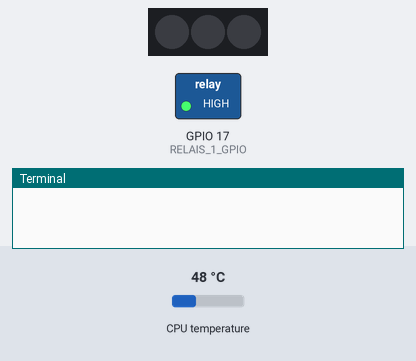
A program run on a simulated Raspberry Pi (BCM pin numbers). Shown: 3 RGB LEDs in strip order, left to right, switched loads named in the program (green lamp = pin HIGH), the last lines printed to the terminal. Inputs (shaded band) come from the test bench; at power-on: CPU temperature 48 °C. Dim RGB values are drawn brighter than linear; the clock reads 2024-03-15 10:24:30 at power-on unless the program sets it.

Above: at 17.1 s.
17.2 s: CPU temperature set to 44 °C
At 23.2 s:
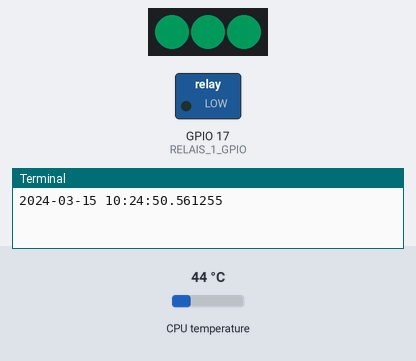
31.1 s: CPU temperature set to 58 °C
At 36.6 s:
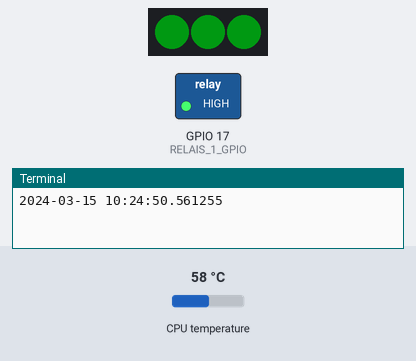
45.0 s: CPU temperature set to 31 °C
At 61.7 s:
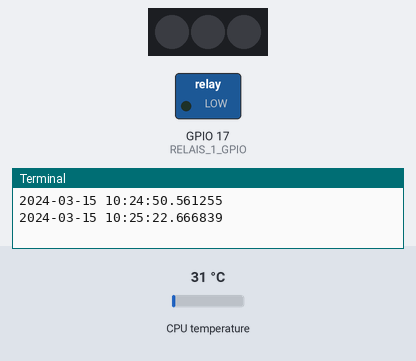
Timing chart, 0 to 63.2 s (numbered marks = the images above; inputs shaded):
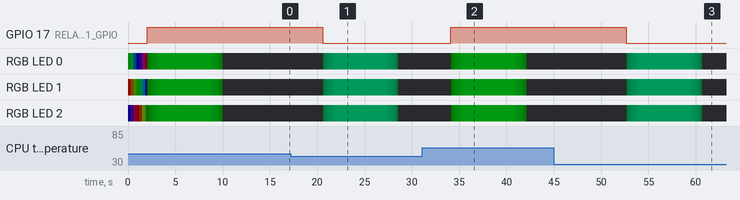

Measured:
- the behaviour switches between 46 and 45 °C on CPU temperature (found by bisection; images 0 and 1)
- after the input at 17.2 s, GPIO 17 (RELAIS_1_GPIO): HIGH → LOW after 3.4 s
- after the input at 31.1 s, GPIO 17 (RELAIS_1_GPIO): LOW → HIGH after 3.0 s
- after the input at 45.0 s, GPIO 17 (RELAIS_1_GPIO): HIGH → LOW after 7.7 s

The program:

temperature.py
```python
from time import sleep, strftime
import time
import datetime
from gpiozero import CPUTemperature
import board
import neopixel
import numpy as np
import RPi.GPIO as GPIO

GPIO.setmode(GPIO.BCM) # GPIO Numbers instead of board numbers
RELAIS_1_GPIO = 17 # Select relay GPIO Pin
GPIO.setup(RELAIS_1_GPIO, GPIO.OUT) # GPIO Assign mode
GPIO.output(RELAIS_1_GPIO, GPIO.LOW) # Start GPIO off mode

pixel_pin = board.D18 # Select Strip GPIO
num_pixels = 3
ORDER = neopixel.RGB # Options RGB, GRB or RGBW, GRBW
pixels = neopixel.NeoPixel(
    pixel_pin, num_pixels, brightness=0.04, auto_write=False, pixel_order=ORDER
)
# Comment this line out if you have RGBW/GRBW NeoPixels
pixels.fill((0, 0, 0)) # Seting off the strip for reset previus configuration
# Uncomment this line if you have RGBW/GRBW NeoPixels
# pixels.fill((0, 0, 0, 0))
pixels.show() # Run Leds config

cpu = CPUTemperature() # Call GPIO sensor Temp
# cpu.temperature # Get GPIO sensor data
# datetime.datetime.now() # Get current time

def wheel(pos):
    # Input a value 0 to 255 to get a color value.
    # The colours are a transition r - g - b - back to r.
    if pos < 0 or pos > 255:
        r = g = b = 0
    elif pos < 85:
        r = int(pos * 3)
        g = int(255 - pos * 3)
        b = 0
    elif pos < 170:
        pos -= 85
        r = int(255 - pos * 3)
        g = 0
        b = int(pos * 3)
    else:
        pos -= 170
        r = 0
        g = int(pos * 3)
        b = int(255 - pos * 3)
    return (r, g, b) if ORDER in (neopixel.RGB, neopixel.GRB) else (r, g, b, 0)

def rainbow_cycle(wait):
    for g in range(6):
        for j in range(255):
            for i in range(num_pixels):
                pixel_index = (i * 256 // num_pixels) + j
                pixels[i] = wheel(pixel_index & 255)
            pixels.show()
            time.sleep(wait)

def breath_color(color, actual_time):
    # Preset color set
    # ALERT! BRG in my Led Strip
    red = (0,255,34)
    orange = (0, 255, 157)
    ilde = (0,0,0)

    if color == "red":
        color_picker = red
    elif color == "orange":
        color_picker = orange
    else:
        color_picker = ilde

    # Night mode 12AM to 7AM turning off ligths
    if actual_time >= 0 and actual_time < 7 and color != "red":
        pixels.fill(ilde)
        pixels.show()

    # Turn ON ligths
    else:
        # Range +
        for x in range(0, 100, 1):
            pixels.fill(color_picker)
            pixels.brightness = x/1000
            pixels.show()
            time.sleep(0.015)
        time.sleep(5)
        # Range -
        for x in range(100, 0,-1):
            pixels.fill(color_picker)
            pixels.brightness = x/1000
            pixels.show()
            time.sleep(0.015)
        time.sleep(0.5)


rainbow_cycle(0.001)  # StarUp system Led Effect

while True:
    # Get current time
    now = datetime.datetime.now()

    #check GPIO CPU temperature
    if cpu.temperature > 45:
        GPIO.output(RELAIS_1_GPIO, GPIO.HIGH) # on
        breath_color("red", now.hour)
        time.sleep(10)
    else:
        print(now)
        GPIO.output(RELAIS_1_GPIO, GPIO.LOW)
        breath_color("orange", now.hour)
        time.sleep(5)
```
